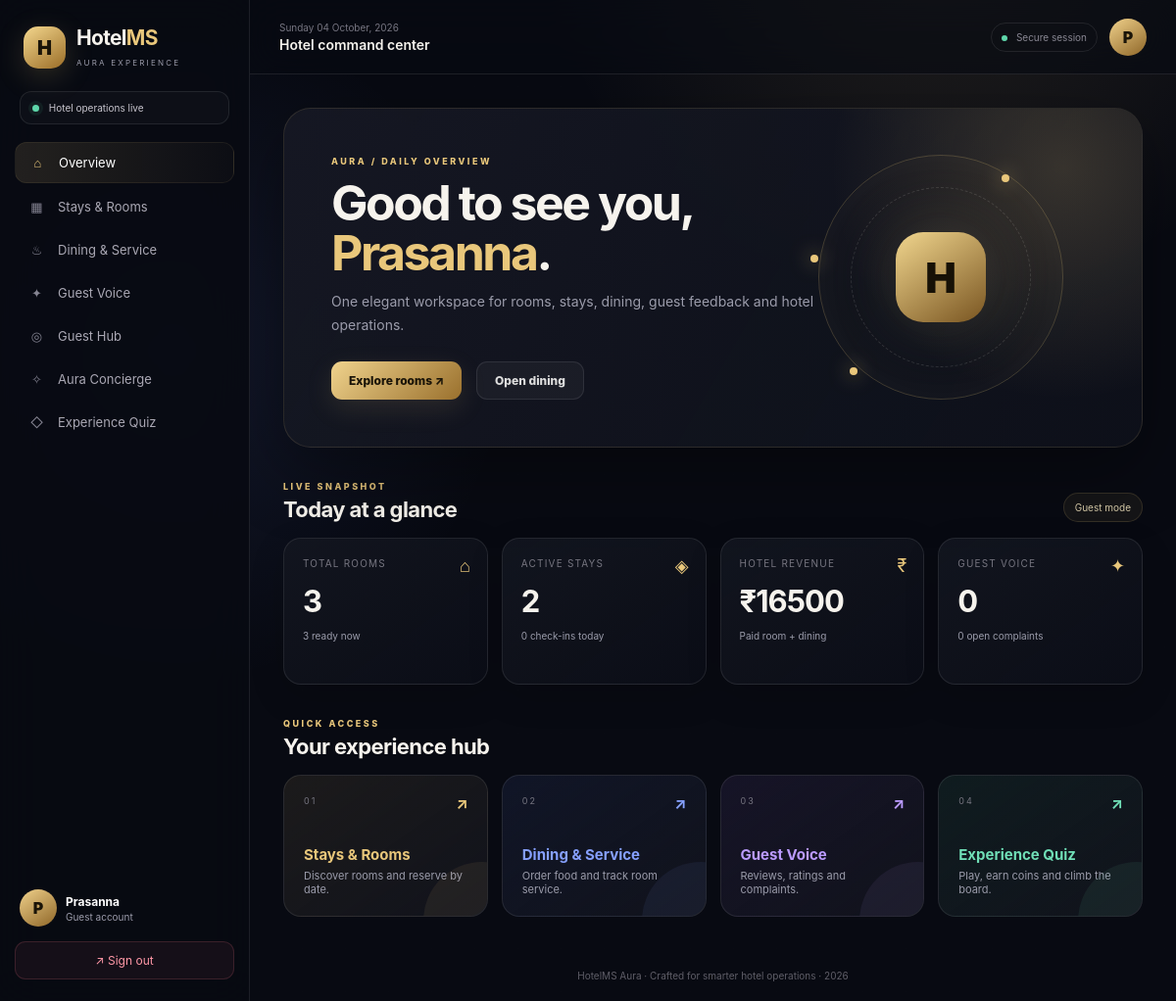
The app's page /dashboard (signed in) with its own data.
### models.py (models this page shows, shortened)
class User(UserMixin, db.Model):
    id = db.Column(db.Integer, primary_key=True)
    name = db.Column(db.String(120), nullable=False)
    email = db.Column(db.String(120), unique=True, nullable=False)
    password_hash = db.Column(db.String(255), nullable=False)
    role = db.Column(db.String(20), nullable=False, default="guest")
    created_at = db.Column(db.DateTime, default=datetime.utcnow)

### routes/auth_routes.py (the view)
@auth_bp.route("/dashboard")
@login_required
def dashboard():
    from datetime import date
    from models import Room, Booking, Order, Review, Complaint
    rooms = Room.query.all()
    bookings = Booking.query.order_by(Booking.created_at.desc()).all()
    active_bookings = [b for b in bookings if b.status == "confirmed"]
    today = date.today()
    today_checkins = sum(1 for b in active_bookings if b.check_in == today)
    today_checkouts = sum(1 for b in active_bookings if b.check_out == today)
    revenue = sum((b.room.price_per_night * (b.check_out - b.check_in).days) for b in bookings if b.payment_status == "paid" and b.status != "cancelled")
    food_revenue = sum(o.total_bill for o in Order.query.all() if o.status != "cancelled")
    stats = {
        "rooms": len(rooms),
        "available": sum(1 for r in rooms if r.status == "available"),
        "active_bookings": len(active_bookings),
        "today_checkins": today_checkins,
        "today_checkouts": today_checkouts,
        "revenue": revenue + food_revenue,
        "reviews": Review.query.count(),
        "complaints": Complaint.query.filter(Complaint.status != "resolved").count(),
    }
    recent_bookings = bookings[:5]
    return render_template("dashboard.html", user=current_user, stats=stats, recent_bookings=recent_bookings)

### templates/dashboard.html (shortened to what this page needs)
{% extends "base.html" %}
{% block pagetitle %}Hotel command center{% endblock %}
{% block content %}
<section class="hero-card">
    <div class="hero-copy">
        <span class="eyebrow">AURA / DAILY OVERVIEW</span>
        <h1>Good to see you,<br><em>{{ user.name }}</em>.</h1>
        <p>One elegant workspace for rooms, stays, dining, guest feedback and hotel operations.</p>
        <div class="hero-actions"><a href="{{ url_for('booking.rooms') }}" class="btn-primary">Explore rooms ↗</a><a href="{{ url_for('service.menu') }}" class="btn-ghost">Open dining</a></div>
    </div>
    <div class="hero-orbit"><div class="orbit-ring"></div><div class="hero-symbol">H</div><span class="orbit-dot d1"></span><span class="orbit-dot d2"></span><span class="orbit-dot d3"></span></div>
</section>
<div class="section-heading"><div><span class="eyebrow">LIVE SNAPSHOT</span><h2>Today at a glance</h2></div><span class="role-chip">{{ user.role|capitalize }} mode</span></div>
<div class="stats-grid">
    <div class="stat-card"><span class="stat-icon">⌂</span><small>Total rooms</small><strong>{{ stats.rooms }}</strong><span class="stat-note">{{ stats.available }} ready now</span></div>
    <div class="stat-card"><span class="stat-icon">◈</span><small>Active stays</small><strong>{{ stats.active_bookings }}</strong><span class="stat-note">{{ stats.today_checkins }} check-ins today</span></div>
    <div class="stat-card"><span class="stat-icon">₹</span><small>Hotel revenue</small><strong>₹{{ '%.0f'|format(stats.revenue) }}</strong><span class="stat-note">Paid room + dining</span></div>
    <div class="stat-card"><span class="stat-icon">✦</span><small>Guest voice</small><strong>{{ stats.reviews }}</strong><span class="stat-note">{{ stats.complaints }} open complaints</span></div>
</div>
<div class="section-heading"><div><span class="eyebrow">QUICK ACCESS</span><h2>Your experience hub</h2></div></div>
<div class="feature-grid">
    <a class="feature-card feature-gold" href="{{ url_for('booking.rooms') }}"><span>01</span><div><b>Stays & Rooms</b><p>Discover rooms and reserve by date.</p></div><strong>↗</strong></a>
    <a class="feature-card feature-blue" href="{{ url_for('service.menu') }}"><span>02</span><div><b>Dining & Service</b><p>Order food and track room service.</p></div><strong>↗</strong></a>
    <a class="feature-card feature-violet" href="{{ url_for('review.list_reviews') }}"><span>03</span><div><b>Guest Voice</b><p>Reviews, ratings and complaints.</p></div><strong>↗</strong></a>
    <a class="feature-card feature-green" href="{{ url_for('quiz.quiz_home') }}"><span>04</span><div><b>Experience Quiz</b><p>Play, earn coins and climb the board.</p></div><strong>↗</strong></a>
</div>
{% endblock %}

### templates/base.html (shortened to what this page needs)
<!doctype html>
<html lang="en">
<head>
    <link rel="stylesheet" href="{{ url_for('static', filename='css/style.css') }}">
</head>
<body class="{% if current_user.is_authenticated %}app-shell{% else %}auth-shell{% endif %}">
{% if current_user.is_authenticated %}
<aside class="sidebar" id="sidebar">
    <div class="brand">
        <div class="brandmark">H</div>
        <div><h2>Hotel<span>MS</span></h2><small>AURA EXPERIENCE</small></div>
    </div>
    <div class="welcome-mini"><span class="pulse"></span> Hotel operations live</div>
    <nav class="nav">
        <a href="{{ url_for('auth.dashboard') }}" class="{{ 'active' if request.endpoint == 'auth.dashboard' }}"><i>⌂</i> Overview</a>
        <a href="{{ url_for('booking.rooms') }}" class="{{ 'active' if request.blueprint == 'booking' }}"><i>▦</i> Stays & Rooms</a>
        <a href="{{ url_for('service.menu') }}" class="{{ 'active' if request.blueprint == 'service' }}"><i>♨</i> Dining & Service</a>
        <a href="{{ url_for('review.list_reviews') }}" class="{{ 'active' if request.blueprint == 'review' }}"><i>✦</i> Guest Voice</a>
        <a href="{{ url_for('advanced.guest_hub') }}" class="{{ 'active' if request.endpoint == 'advanced.guest_hub' }}"><i>◎</i> Guest Hub</a>
        <a href="{{ url_for('advanced.concierge') }}" class="{{ 'active' if request.endpoint == 'advanced.concierge' }}"><i>✧</i> Aura Concierge</a>
        <a href="{{ url_for('quiz.quiz_home') }}" class="{{ 'active' if request.blueprint == 'quiz' }}"><i>◇</i> Experience Quiz</a>
    </nav>
    <div class="sidebar-bottom">
        <div class="mini-profile"><div class="avatar">{{ current_user.name[0]|upper }}</div><div><strong>{{ current_user.name }}</strong><small>{{ current_user.role|capitalize }} account</small></div></div>
        <a class="logout" href="{{ url_for('auth.logout') }}">↗ Sign out</a>
    </div>
</aside>
<main class="main">
    <header class="topbar">
        <div class="top-left"><button class="menu" id="menuBtn">☰</button><div><div class="date" id="date"></div><h3>{% block pagetitle %}Welcome back{% endblock %}</h3></div></div>
        <div class="top-right"><div class="top-status"><span></span> Secure session</div><div class="avatar">{{ current_user.name[0]|upper }}</div></div>
    </header>
    <section class="content">
{% else %}
<main class="auth-wrapper">
{% endif %}
    {% block content %}{% endblock %}
{% if current_user.is_authenticated %}
    </section>
    <footer>HotelMS Aura · Crafted for smarter hotel operations · 2026</footer>
</main>
{% else %}
</main>
{% endif %}
</body>
</html>

### records on screen
User: name "P", name "Prasanna", role "Guest"

### other values on screen
{{ stats.rooms }} "3"
{{ stats.available }} "3"
{{ stats.active_bookings }} "2"
{{ stats.today_checkins }} "0"
{{ '%.0f'|format(stats.revenue) }} "16500"
{{ stats.reviews }} "0"
{{ stats.complaints }} "0"
